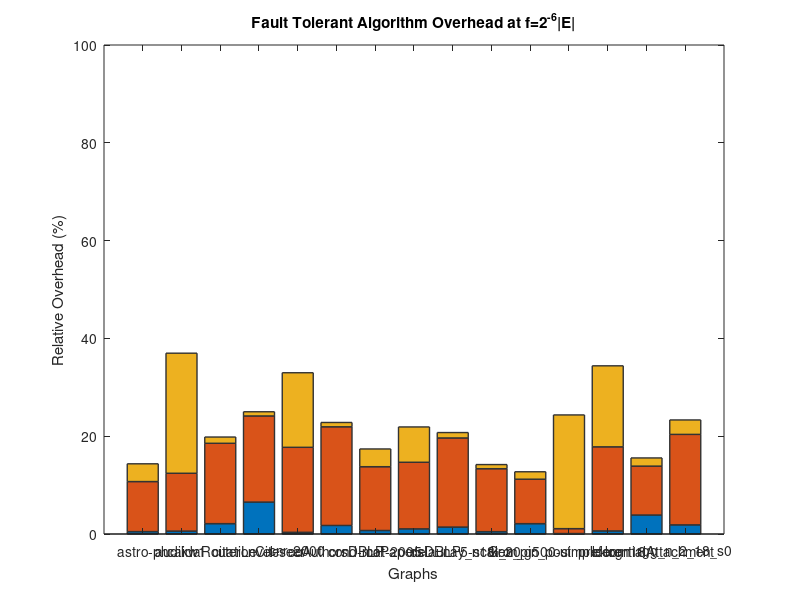

Recreate this plot in MATLAB. (Note: this script raises an error after producing the figure.)
%% read teh data 
AS = csvread('overhead_2e-6.csv');


% draw the figure 
figure;

bar(100*AS,'stacked','EdgeColor',[.2 .2 .2],'LineWidth',1.02);

%%
hTitle  = title ('Fault Tolerant Algorithm Overhead at f=2^{-6}|E|');
hXLabel = xlabel('Graphs'                     );
hYLabel = ylabel('Relative Overhead (%)');    


set(gca,'XLim',[0, 16]);
% set(gca,'YLim',[-10, 400]);
set(gca,'YLim',[0, 100]);

set(gcf, 'Color', 'w'); %setting the back ground color

GraphNames={'astro-ph','audikw1','caidaRouterLevel','citationCiteseer','cnr-2000','coAuthorsDBLP','cond-mat-2005','coPapersDBLP','delaunay\_n18','5-scale20','G\_n\_pin\_pout','kron\_g500-simple-logn18','ldoor','preferentialAttachment','rgg\_n\_2\_18\_s0'};

set(gca, 'XTickLabel',GraphNames);

xticklabel_rotate([],45);


set(gca, ...
  'Box'         , 'off'     , ...
  'TickDir'     , 'out'     , ...
  'TickLength'  , [.02 .02] , ...
  'XMinorTick'  , 'off'      , ...
  'YMinorTick'  , 'off'      , ...
  'YGrid'       , 'on'      , ...
  'XColor'      , [.3 .3 .3], ...
  'YColor'      , [.3 .3 .3], ...
  'LineWidth'   , 1         );

legend('Auxiliary Data Structure Overhead', 'Fault Detection Overhead','Fault Correction Overhead') 
colormap hsv(4);